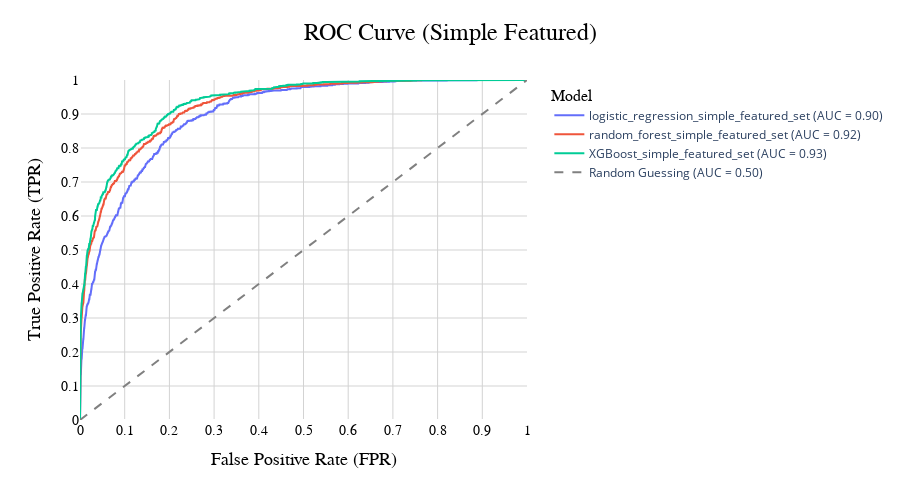

Notebook code for this chart:
### Code cell
plot_roc(
    simple_featured_key,
    simple_featured_models_roc_curve,
    title='ROC Curve (Simple Featured)',
    x_title='False Positive Rate (FPR)',
    y_title='True Positive Rate (TPR)',)

### Figure 1 — Plotly figure (JSON) as saved in the notebook; plotly's stock layout.template omitted (floating-point values rounded to 4 significant figures; data arrays with more than 128 entries replaced by an {"elided": "..."} marker saying what was removed)
{"data": [{"hovertemplate": "FPR: %{x:.3f}<br>TPR: %{y:.3f}<extra></extra>", "line": {"width": 2}, "mode": "lines", "name": "logistic_regression_simple_featured_set (AUC = 0.90)", "type": "scatter", "x": {"elided": "1043 float values"}, "y": {"elided": "1043 float values"}}, {"hovertemplate": "FPR: %{x:.3f}<br>TPR: %{y:.3f}<extra></extra>", "line": {"width": 2}, "mode": "lines", "name": "random_forest_simple_featured_set (AUC = 0.92)", "type": "scatter", "x": {"elided": "952 float values"}, "y": {"elided": "952 float values"}}, {"hovertemplate": "FPR: %{x:.3f}<br>TPR: %{y:.3f}<extra></extra>", "line": {"width": 2}, "mode": "lines", "name": "XGBoost_simple_featured_set (AUC = 0.93)", "type": "scatter", "x": {"elided": "887 float values"}, "y": {"elided": "887 float values"}}, {"hovertemplate": "FPR: %{x:.3f}<br>TPR: %{y:.3f}<extra></extra>", "line": {"color": "gray", "dash": "dash"}, "mode": "lines", "name": "Random Guessing (AUC = 0.50)", "type": "scatter", "x": [0, 1], "y": [0, 1]}], "layout": {"height": 500, "legend": {"bgcolor": "rgba(255, 255, 255, 0.8)", "bordercolor": "gray", "title": {"font": {"color": "black", "family": "Arial", "size": 16}, "text": "Model"}, "x": 1.05, "y": 1}, "margin": {"b": 80, "l": 80, "r": 80, "t": 80}, "paper_bgcolor": "white", "plot_bgcolor": "white", "title": {"font": {"color": "black", "family": "Arial", "size": 24}, "text": "ROC Curve (Simple Featured)", "x": 0.5}, "width": 900, "xaxis": {"dtick": 0.1, "gridcolor": "lightgray", "range": [0, 1], "tickfont": {"color": "black", "family": "Arial", "size": 14}, "title": {"font": {"color": "black", "family": "Arial", "size": 18}, "text": "False Positive Rate (FPR)"}}, "yaxis": {"dtick": 0.1, "gridcolor": "lightgray", "range": [0, 1], "tickfont": {"color": "black", "family": "Arial", "size": 14}, "title": {"font": {"color": "black", "family": "Arial", "size": 18}, "text": "True Positive Rate (TPR)"}}}}
